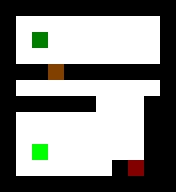

A level layout from a 2D game, rendered from its tile map. Below: a short description, then the map file with its tile-grid data intact:
An orthogonal 11x12 tile map with 16x16 px tiles, 2 tile layers (Layer1, Layer2).

<map version="1.0" orientation="orthogonal" renderorder="right-down" width="11" height="12" tilewidth="16" tileheight="16" nextobjectid="1">
 <tileset firstgid="1" source="Tiles.tsx" />
 <layer name="Layer1" width="11" height="12">
  <data encoding="csv">
1,1,1,1,1,1,1,1,1,1,1,
1,5,5,5,5,5,5,5,5,5,1,
1,5,5,5,5,5,5,5,5,5,1,
1,5,5,5,5,5,5,5,5,5,1,
1,1,1,5,1,1,1,1,1,1,1,
1,5,5,5,5,5,5,5,5,5,1,
1,1,1,1,1,1,5,5,5,1,1,
1,5,5,5,5,5,5,5,5,1,1,
1,5,5,5,5,5,5,5,5,1,1,
1,5,5,5,5,5,5,5,5,1,1,
1,5,5,5,5,5,5,1,5,1,1,
1,1,1,1,1,1,1,1,1,1,1
</data>
 </layer>
 <layer name="Layer2" width="11" height="12">
  <data encoding="csv">
0,0,0,0,0,0,0,0,0,0,0,
0,0,0,0,0,0,0,0,0,0,0,
0,0,2,0,0,0,0,0,0,0,0,
0,0,0,0,0,0,0,0,0,0,0,
0,0,0,9,0,0,0,0,0,0,0,
0,0,0,0,0,0,0,0,0,0,0,
0,0,0,0,0,0,0,0,0,0,0,
0,0,0,0,0,0,0,0,0,0,0,
0,0,0,0,0,0,0,0,0,0,0,
0,0,4,0,0,0,0,0,0,0,0,
0,0,0,0,0,0,0,0,3,0,0,
0,0,0,0,0,0,0,0,0,0,0
</data>
 </layer>
</map>
